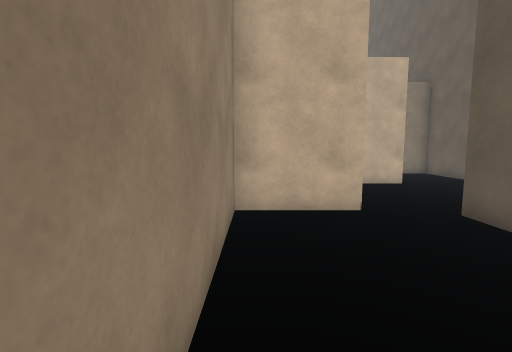
View 1 (above)

16 first-person views from a walk through a scene from a Unity 3-D project. The camera is 1.5 m above the floor, tilts 6° down and sees 85° across. The floor is counted in squares, 1 m on a side. Each view is taken from the middle of a square. On the plan, view 1 faces up. The plan holds only what a view shows up to about 14 squares ahead; the rest is blank. The place goes on beyond the plan. The player character is not drawn. Some animated figures are left out.

View 2
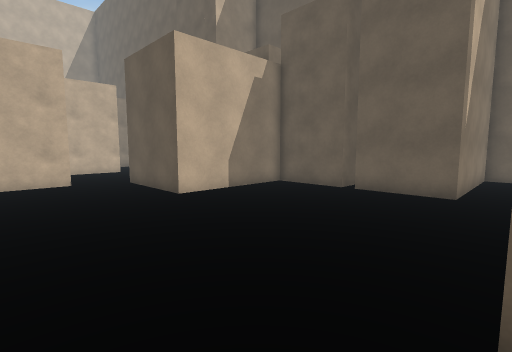

View 3
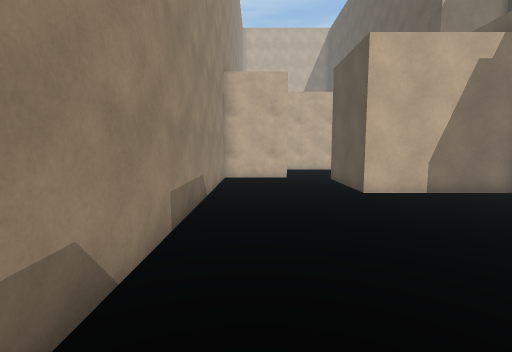

View 4
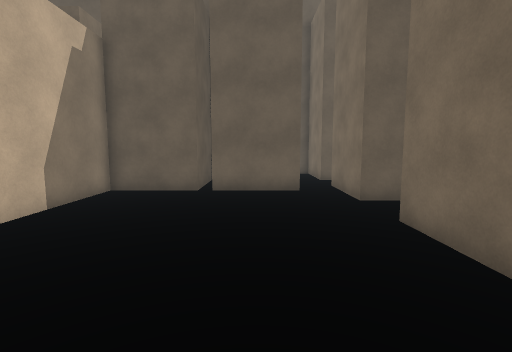

View 5
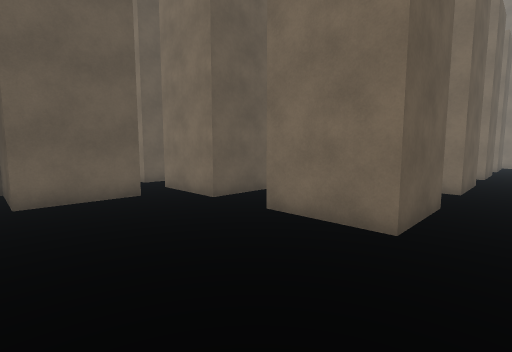

View 6
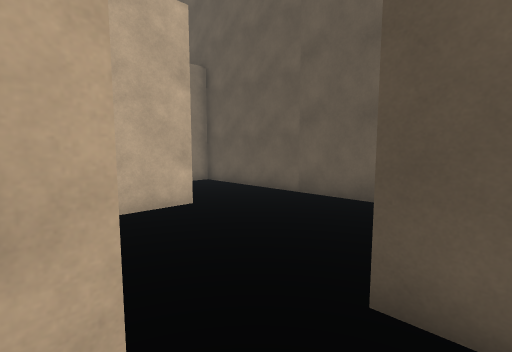

View 7
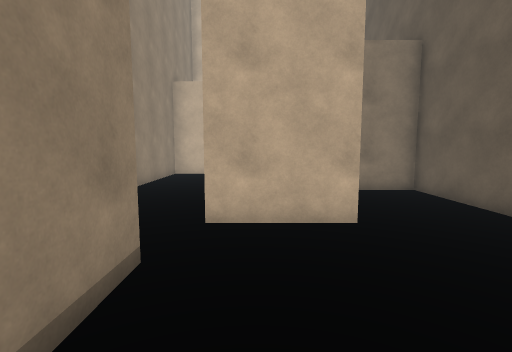

View 8
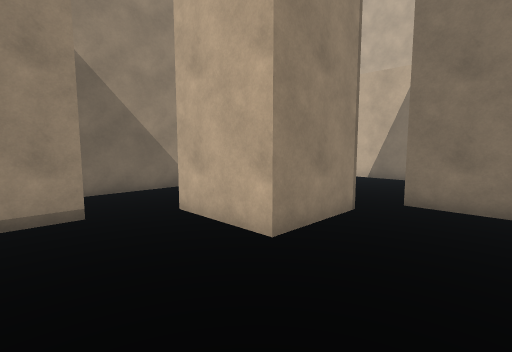

View 9
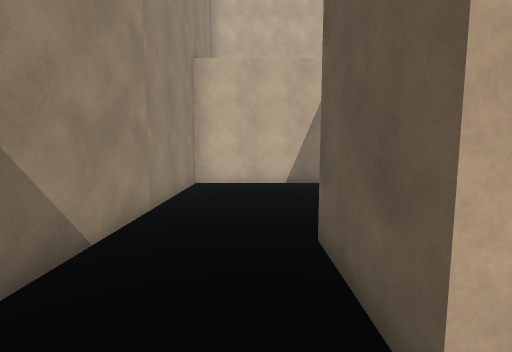

View 10
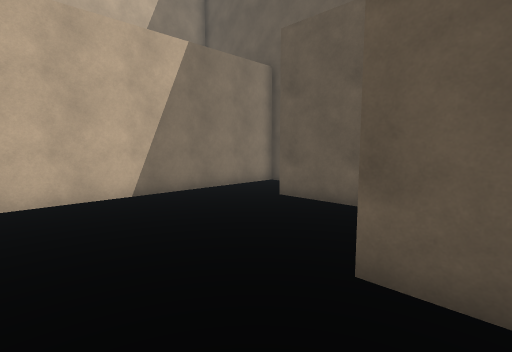

View 11
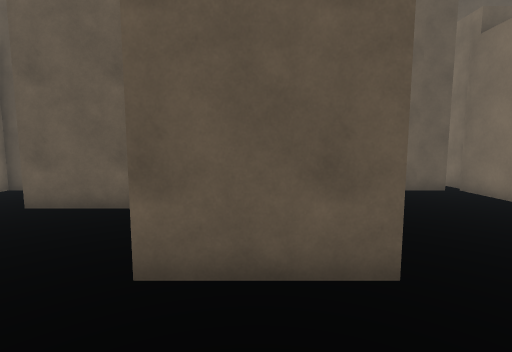

View 12
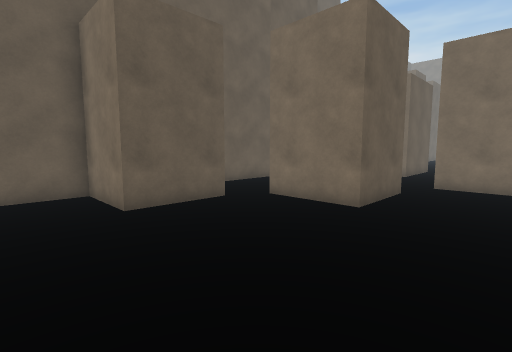

View 13
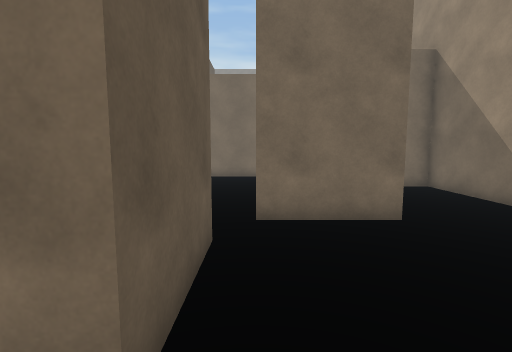

View 14
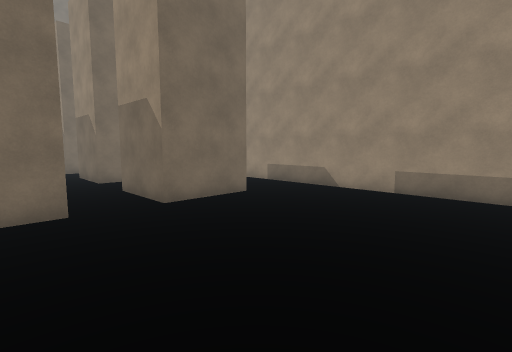

View 15
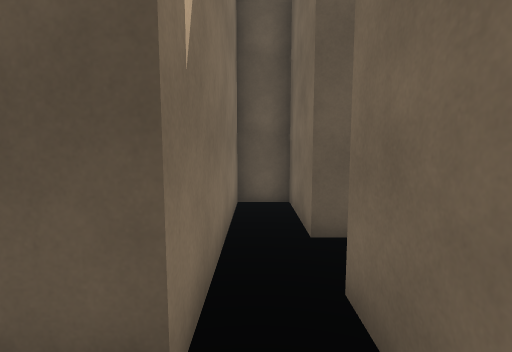

View 16
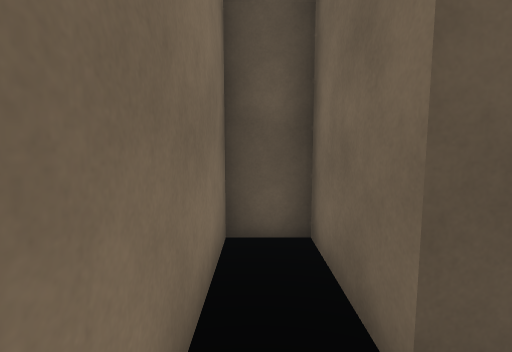

### Floor plan
Ten units are one square. View 1 is at (0, 0); x grows to the right and y downward. Boxes are objects, and circles mark ways between rooms. Rooms are numbered by the first view taken in them; rooms with no view inside come last. Other rooms are left out.
<svg viewBox="-10 -220 170 300">
<path fill="none" stroke="#000" d="M95 10 95 -20 45 -20 45 -60M25 75 25 59 55 59 55 75M105 45 95 45 95 15M77 75 77 59 108 59M26 -65 -5 -65 -5 75M95 -64 95 -157 67 -157M60 -144 60 -114 30 -114M25 -95 25 -75M45 -60 95 -60M67 -157 67 -186 95 -186 95 -215 -5 -215 -5 -95 25 -95M30 -114 30 -144 60 -144M125 69 125 59 155 59 155 45 105 45"/>
<circle cx="35" cy="-65" r="3" fill="#2a7"/>
<circle cx="100" cy="50" r="3" fill="#2a7"/>
<circle cx="25" cy="-105" r="3" fill="#2a7"/>
<circle cx="60" cy="-150" r="3" fill="#2a7"/>
<text x="40" y="10">1</text>
<text x="70" y="-100">2</text>
<text x="30" y="-170">3</text>
<text x="120" y="60">4</text>
</svg>
Room 1 opens to room 2. Room 1 opens to room 4. Room 2 opens to room 3.

Where each view was taken, in squares from view 1:
view 1: 0 up, 0 right, facing up
view 2: 6 down, 0 right, facing up-right
view 3: 7 down, 1 right, facing up
view 4: 3 down, 0 right, facing right
view 5: 1 down, 1 right, facing down-right
view 6: 5 up, 2 right, facing up-right
view 7: 6 up, 4 right, facing up
view 8: 8 up, 9 right, facing up-left
view 9: 10 up, 2 right, facing up
view 10: 13 up, 0 right, facing up-right
view 11: 13 up, 0 right, facing right
view 12: 21 up, 0 right, facing down-right
view 13: 20 up, 6 right, facing down
view 14: 1 up, 9 right, facing down-left
view 15: 5 down, 8 right, facing right
view 16: 5 down, 11 right, facing right
